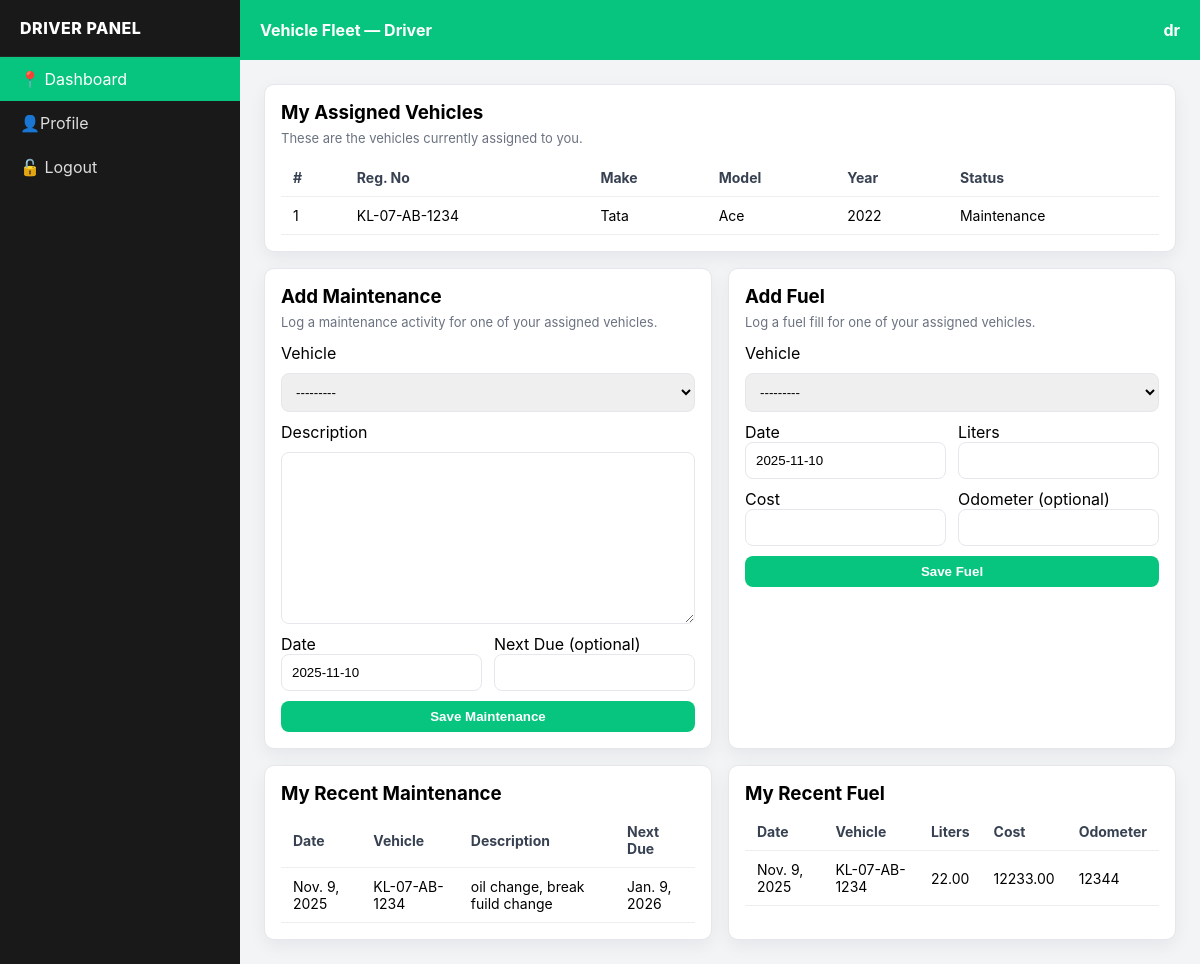
The app's page /driver/dashboard/ (signed in) with its own data.
### vehiapp/models.py (models this page shows, shortened)
class Vehicle(models.Model):
    STATUS_CHOICES = [('active','Active'),('inactive','Inactive'),('maintenance','Maintenance')]
    registration_no = models.CharField(max_length=30, unique=True)
    make = models.CharField(max_length=50, blank=True)
    model = models.CharField(max_length=50, blank=True)
    year = models.PositiveSmallIntegerField(null=True, blank=True)
    status = models.CharField(max_length=20, choices=STATUS_CHOICES, default='active')
    current_driver = models.ForeignKey(User, null=True, blank=True, on_delete=models.SET_NULL, related_name='assigned_vehicles')
    latitude  = models.DecimalField(max_digits=9, decimal_places=6, null=True, blank=True)
    longitude = models.DecimalField(max_digits=9, decimal_places=6, null=True, blank=True)
    last_location_time = models.DateTimeField(null=True, blank=True)
    def __str__(self):
        return self.registration_no

class MaintenanceLog(models.Model):
    vehicle = models.ForeignKey(Vehicle, on_delete=models.CASCADE, related_name='maintenance_logs')
    description = models.TextField()
    date = models.DateField()
    next_due = models.DateField(null=True, blank=True)
    created_by = models.ForeignKey(User, on_delete=models.SET_NULL, null=True)

class FuelLog(models.Model):
    vehicle = models.ForeignKey(Vehicle, on_delete=models.CASCADE, related_name='fuel_logs')
    date = models.DateField()
    liters = models.DecimalField(max_digits=8, decimal_places=2)
    cost = models.DecimalField(max_digits=10, decimal_places=2)
    odometer = models.PositiveIntegerField(null=True, blank=True)
    created_by = models.ForeignKey(User, on_delete=models.SET_NULL, null=True)

### vehiapp/views.py (the view, shortened to what this page needs)
# urls.py: path('driver/dashboard/', views.driver_dashboard, name='driver_dashboard'),
@role_required('driver')
def driver_dashboard(request):
    vehicles_qs = Vehicle.objects.filter(current_driver=request.user)
    maintenance = MaintenanceLog.objects.filter(vehicle__in=vehicles_qs).order_by("-date")[:10]
    fuel_logs = FuelLog.objects.filter(vehicle__in=vehicles_qs).order_by("-date")[:10]
    mform = MaintenanceForm(vehicles_qs=vehicles_qs)
    fform = FuelForm(vehicles_qs=vehicles_qs)
    return render(request, "driver/driver_dashboard.html", {
        "vehicles": vehicles_qs,
        "maintenance": maintenance,
        "fuel_logs": fuel_logs,
        "mform": mform,
        "fform": fform,
    })

### vehiapp/views.py
class MaintenanceForm(forms.ModelForm):
    class Meta:
        model = MaintenanceLog
        fields = ["vehicle", "description", "date", "next_due"]
    def __init__(self, *args, **kwargs):
        vehicles_qs = kwargs.pop("vehicles_qs", None)
        super().__init__(*args, **kwargs)
        self.fields["date"].initial = timezone.now().date()
        if vehicles_qs is not None:
            self.fields["vehicle"].queryset = vehicles_qs

class FuelForm(forms.ModelForm):
    class Meta:
        model = FuelLog
        fields = ["vehicle", "date", "liters", "cost", "odometer"]
    def __init__(self, *args, **kwargs):
        vehicles_qs = kwargs.pop("vehicles_qs", None)
        super().__init__(*args, **kwargs)
        self.fields["date"].initial = timezone.now().date()
        if vehicles_qs is not None:
            self.fields["vehicle"].queryset = vehicles_qs

### vehiapp/views.py (called while the page is built)
def is_app_admin(user):
    if not user or not user.is_authenticated:
        return False
    if user.is_superuser:
        return True
    try:
        role = getattr(user, "profile").role
        return (role or "").lower() == "admin"
    except Exception:
        return False

def get_user_role(user):
    try:
        return (getattr(user, "profile").role or "").lower()
    except Exception:
        return None

def role_required(*allowed_roles):
    allowed_roles = tuple((r or "").lower() for r in allowed_roles)
    def decorator(view_func):
        @wraps(view_func)
        @login_required(login_url='login')
        def _wrapped(request, *args, **kwargs):
            if request.user.is_superuser or is_app_admin(request.user):
                return view_func(request, *args, **kwargs)
            role = get_user_role(request.user)
            if role in allowed_roles:
                return view_func(request, *args, **kwargs)
            raise PermissionDenied
        return _wrapped
    return decorator

### vehiapp/templates/driver/driver_dashboard.html (shortened to what this page needs)
{% load static %}
<!doctype html>
<html lang="en">
<head>
  <link href="{% static 'css/driverdash.css' %}" rel="stylesheet">
</head>
<body>
<div class="wrap">
  <aside class="sidebar">
    <div class="brand">DRIVER PANEL</div>
    <nav class="nav">
      <a class="active" href="{% url 'driver_dashboard' %}">📍 Dashboard</a>
       <a href="{% url 'profile' %}" class="">
          <span class="icon">👤</span><span>Profile</span>
        </a>
      <a href="{% url 'logout' %}">🔓 Logout</a>
    </nav>
  </aside>
  <main class="main">
    <div class="topbar">
      <div>Vehicle Fleet — Driver</div>
      <div>{{ request.user.username }}</div>
    </div>
    <section class="content">
      <div class="card" style="margin-bottom:16px">
        <h3 style="margin:0 0 6px">My Assigned Vehicles</h3>
        <p class="muted" style="margin-top:0">These are the vehicles currently assigned to you.</p>
        <div style="overflow:auto">
          <table>
            <thead>
              <tr><th>#</th><th>Reg. No</th><th>Make</th><th>Model</th><th>Year</th><th>Status</th></tr>
            </thead>
            <tbody>
              {% for v in vehicles %}
                <tr>
                  <td>{{ forloop.counter }}</td>
                  <td>{{ v.registration_no }}</td>
                  <td>{{ v.make|default:"—" }}</td>
                  <td>{{ v.model|default:"—" }}</td>
                  <td>{{ v.year|default:"—" }}</td>
                  <td>{{ v.get_status_display }}</td>
                </tr>
              {% empty %}
                <tr><td colspan="6" class="muted">No vehicle assigned yet. Please contact admin/staff.</td></tr>
              {% endfor %}
            </tbody>
          </table>
        </div>
      </div>
      <div class="grid">
        <div class="card">
          <h3 style="margin:0 0 6px">Add Maintenance</h3>
          <p class="muted" style="margin-top:0">Log a maintenance activity for one of your assigned vehicles.</p>
          {% if vehicles|length == 0 %}
            <p class="muted">You cannot add maintenance because no vehicle is assigned.</p>
          {% else %}
            <form method="post" style="display:grid;gap:10px">
              <label>Vehicle</label>
              {{ mform.vehicle }}
              <label>Description</label>
              {{ mform.description }}
              <div class="row">
                <div>
                  <label>Date</label>
                  {{ mform.date }}
                </div>
                <div>
                  <label>Next Due (optional)</label>
                  {{ mform.next_due }}
                </div>
              </div>
              <button class="btn" type="submit" name="maintenance_submit" value="1">Save Maintenance</button>
            </form>
          {% endif %}
        </div>
        <div class="card">
          <h3 style="margin:0 0 6px">Add Fuel</h3>
          <p class="muted" style="margin-top:0">Log a fuel fill for one of your assigned vehicles.</p>
          {% if vehicles|length == 0 %}
            <p class="muted">You cannot add fuel because no vehicle is assigned.</p>
          {% else %}
            <form method="post" style="display:grid;gap:10px">
              <label>Vehicle</label>
              {{ fform.vehicle }}
              <div class="row">
                <div>
                  <label>Date</label>
                  {{ fform.date }}
                </div>
                <div>
                  <label>Liters</label>
                  {{ fform.liters }}
                </div>
              </div>
              <div class="row">
                <div>
                  <label>Cost</label>
                  {{ fform.cost }}
                </div>
                <div>
                  <label>Odometer (optional)</label>
                  {{ fform.odometer }}
                </div>
              </div>
              <button class="btn" type="submit" name="fuel_submit" value="1">Save Fuel</button>
            </form>
          {% endif %}
        </div>
      </div>
      <div class="grid" style="margin-top:16px">
        <div class="card">
          <h3 style="margin:0 0 8px">My Recent Maintenance</h3>
          <div style="overflow:auto">
            <table>
              <thead><tr><th>Date</th><th>Vehicle</th><th>Description</th><th>Next Due</th></tr></thead>
              <tbody>
                {% for m in maintenance %}
                  <tr>
                    <td>{{ m.date }}</td>
                    <td>{{ m.vehicle.registration_no }}</td>
                    <td>{{ m.description }}</td>
                    <td>{{ m.next_due|default:"—" }}</td>
                  </tr>
                {% empty %}
                  <tr><td colspan="4" class="muted">No maintenance logs yet.</td></tr>
                {% endfor %}
              </tbody>
            </table>
          </div>
        </div>
        <div class="card">
          <h3 style="margin:0 0 8px">My Recent Fuel</h3>
          <div style="overflow:auto">
            <table>
              <thead><tr><th>Date</th><th>Vehicle</th><th>Liters</th><th>Cost</th><th>Odometer</th></tr></thead>
              <tbody>
                {% for f in fuel_logs %}
                  <tr>
                    <td>{{ f.date }}</td>
                    <td>{{ f.vehicle.registration_no }}</td>
                    <td>{{ f.liters }}</td>
                    <td>{{ f.cost }}</td>
                    <td>{{ f.odometer|default:"—" }}</td>
                  </tr>
                {% empty %}
                  <tr><td colspan="5" class="muted">No fuel logs yet.</td></tr>
                {% endfor %}
              </tbody>
            </table>
          </div>
        </div>
      </div>
    </section>
  </main>
</div>
</body>
</html>

### vehiapp/static/css/driverdash.css (style rules this page uses)
:root { --green:#07c57f; --muted:#6b7280; --card:#fff; --bg:#f3f4f6; }
* { box-sizing:border-box }
body { margin:0;font-family:Inter, system-ui, Arial;background:var(--bg) }
a { color:inherit;text-decoration:none }
.wrap { display:flex;min-height:100vh }
.sidebar { width:240px;background:#191919;color:#fff;display:flex;flex-direction:column }
.brand { padding:18px 20px;font-weight:800;letter-spacing:.5px;border-bottom:1px solid rgba(255,255,255,.06) }
.nav a { display:block;padding:12px 20px;color:#ddd }
.nav a.active { background:var(--green);color:#fff }
.main { flex:1;display:flex;flex-direction:column }
.topbar { height:60px;background:var(--green);color:#fff;display:flex;align-items:center;justify-content:space-between;padding:0 20px;font-weight:700 }
.content { padding:24px }
.grid { display:grid;grid-template-columns:1fr 1fr;gap:16px }
.card { background:var(--card);border:1px solid #e5e7eb;border-radius:10px;box-shadow:0 6px 18px rgba(16,24,40,0.06);padding:16px }
.muted { color:var(--muted);font-size:13px }
table { width:100%;border-collapse:collapse;font-size:14px }
th,td { padding:10px 12px;border-bottom:1px solid #eee;text-align:left }
th { color:#374151 }
.btn { display:inline-block;padding:8px 12px;border-radius:8px;background:var(--green);color:#fff;font-weight:600;cursor:pointer;border:none }
input, select, textarea { width:100%;padding:10px;border:1px solid #e5e7eb;border-radius:8px }
.row { display:grid;grid-template-columns:1fr 1fr;gap:12px }

### records on screen
Vehicle: registration_no "KL-07-AB-1234", make "Tata", model "Ace", year "2022", status "Maintenance"
MaintenanceLog: date "Nov. 9, 2025", vehicle.registration_no "KL-07-AB-1234", description "oil change, break fuild change", next_due "Jan. 9, 2026"
FuelLog: date "Nov. 9, 2025", vehicle.registration_no "KL-07-AB-1234", liters "22.00", cost "12233.00", odometer "12344"

### other values on screen
{{ request.user.username }} "dr"
